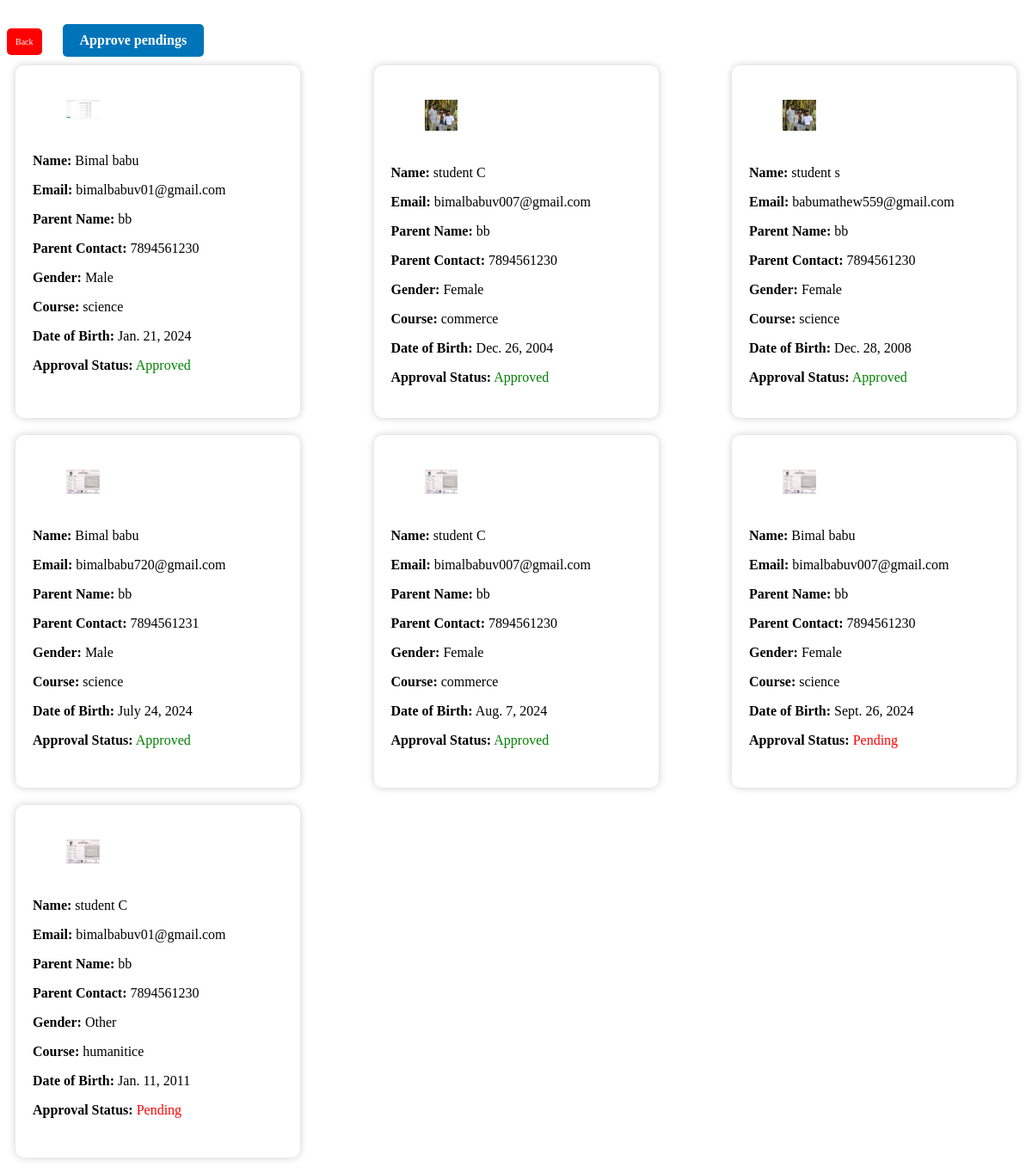
Page /studentdetails/ on the committed database.
### school_app/models.py (models this page shows, shortened)
class Student(models.Model):
    GENDER_CHOICES = (
        ('M', 'Male'),
        ('F', 'Female'),
        ('O', 'Other'),
    )
    COURSE_CHOICES = (
        ('science', 'science'),
        ('commerce', 'commerce'),
        ('humanitice', 'humanitice'),
    )
    name = models.CharField(max_length=200, validators=[
        MinLengthValidator(2),
        RegexValidator(regex=NAME_REGEX, message='Enter a valid name with alphabets and spaces only')
    ])
    email = models.EmailField(max_length=254, validators=[EmailValidator()])
    parent_name = models.CharField(max_length=200, validators=[MinLengthValidator(2)])
    parent_contact = models.CharField(max_length=15, validators=[
        MinLengthValidator(10),
        RegexValidator(regex=PHONE_REGEX, message='Enter a valid 10-digit phone number')
    ])
    gender = models.CharField(max_length=1, choices=GENDER_CHOICES)
    course = models.CharField(max_length=10, choices=COURSE_CHOICES)
    date_of_birth = models.DateField()
    registration_date = models.DateTimeField(auto_now_add=True)
    student_image = models.ImageField(upload_to='students/images/', null=True, blank=True)
    roll_number = models.CharField(max_length=50, unique=True, blank=True)
    password = models.CharField(max_length=100, validators=[MinLengthValidator(6)])
    is_approved = models.BooleanField(default=False)
    def __str__(self):
        return self.name

### school_app/views.py (the view)
# urls.py: path('studentdetails/', views.studentview, name='studentview'),
def studentview(request):
    data=Student.objects.all()
    print(data)
    return render(request, 'student_details.html', {'data':data})

### templates/student_details.html (shortened to what this page needs)
<!DOCTYPE html>
<html lang="en">
<head>
</head>
<body>
    <a href="{% url 'upload' %}" class="home-link">Back</a>
    <a  href="{% url 'approval' %}" style="text-decoration: none; background-color: #0074b8; color: white; padding: 10px 20px; border-radius: 5px; transition: background-color 0.3s; display: inline-block; margin-top: 20px; text-align: center; font-weight: bold;">
        Approve pendings</a>
    <div class="card-container">
        {% for student in data %}
            <div class="card">
                {% if student.student_image %}
                    <div class="image-container">
                        <div class="image-item">
                            <img src="{{ student.student_image.url }}" alt="{{ student.name }} Image">
                        </div>
                    </div>
                {% endif %}
                <p><strong>Name:</strong> {{ student.name }}</p>
                <p><strong>Email:</strong> {{ student.email }}</p>
                <p><strong>Parent Name:</strong> {{ student.parent_name }}</p>
                <p><strong>Parent Contact:</strong> {{ student.parent_contact }}</p>
                <p><strong>Gender:</strong> {{ student.get_gender_display }}</p>
                <p><strong>Course:</strong> {{ student.get_course_display }}</p>
                <p><strong>Date of Birth:</strong> {{ student.date_of_birth }}</p>
                <p><strong>Approval Status:</strong>
                    {% if student.is_approved %}
                        <span class="approved-status">Approved</span>
                    {% else %}
                        <span class="pending-status">Pending</span>
                    {% endif %}
                </p>
            </div>
        {% endfor %}
    </div>
</body>
</html>

### templates/student_details.html (style rules this page uses)
.image-container { display: flex; flex-wrap: wrap; }
.image-item { flex: 1; margin: 10px; text-align: center; max-width: calc(33.33% - 20px); padding: 10px; }
.image-item img { width: 50%; height: auto; }
.card-container { display: flex; flex-wrap: wrap; justify-content: space-between; }
.card { background-color: #fff; border-radius: 10px; box-shadow: 0 0 10px rgba(0, 0, 0, 0.2); padding: 20px; margin: 10px; text-align: left; width: calc(25% - 5px); height: 370px; }
.approved-status { color: green; }
.pending-status { color: red; }
.home-link { padding: 10px; background-color: red; color: white; border-radius: 5px; text-decoration: none; font-size: 10px; display: inline-block; margin-right: 20px; }

### rows in the picture
Student: student_image (picture), name "Bimal babu", email "bimalbabuv01@gmail.com", parent_name "bb", parent_contact "7894561230", gender "Male", course "science", date_of_birth "Jan. 21, 2024", is_approved "Approved"
Student: student_image (picture), name "student C", email "bimalbabuv007@gmail.com", parent_name "bb", parent_contact "7894561230", gender "Female", course "commerce", date_of_birth "Dec. 26, 2004", is_approved "Approved"
Student: student_image (picture), name "student s", email "babumathew559@gmail.com", parent_name "bb", parent_contact "7894561230", gender "Female", course "science", date_of_birth "Dec. 28, 2008", is_approved "Approved"
Student: student_image (picture), name "Bimal babu", email "bimalbabu720@gmail.com", parent_name "bb", parent_contact "7894561231", gender "Male", course "science", date_of_birth "July 24, 2024", is_approved "Approved"
Student: student_image (picture), name "student C", email "bimalbabuv007@gmail.com", parent_name "bb", parent_contact "7894561230", gender "Female", course "commerce", date_of_birth "Aug. 7, 2024", is_approved "Approved"
Student: student_image (picture), name "Bimal babu", email "bimalbabuv007@gmail.com", parent_name "bb", parent_contact "7894561230", gender "Female", course "science", date_of_birth "Sept. 26, 2024", is_approved "Pending"
Student: student_image (picture), name "student C", email "bimalbabuv01@gmail.com", parent_name "bb", parent_contact "7894561230", gender "Other", course "humanitice", date_of_birth "Jan. 11, 2011", is_approved "Pending"
